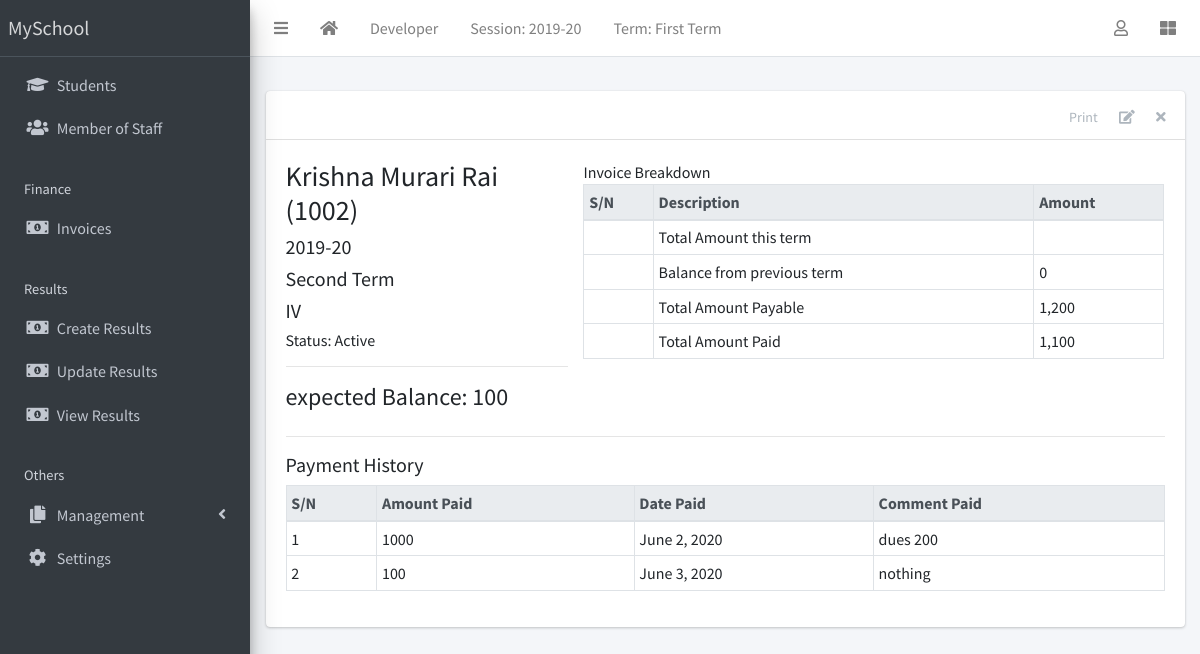
Screenshot of /finance/5/detail/ (signed in) with the database file from the repository.
### corecode/models.py (models this page shows)
class AcademicSession(models.Model):
    name = models.CharField(max_length=200,unique=True)
    current = models.BooleanField()
    class Meta:
        ordering = ['-name']
    def __str__(self):
        return self.name

class AcademicTerm(models.Model):
    name = models.CharField(max_length=20,unique=True)
    current = models.BooleanField()
    class Meta:
        ordering = ['name']
    def __str__(self):
        return self.name

class StudentClass(models.Model):
    name = models.CharField(max_length=200, unique=True)
    class Meta:
        verbose_name = "Class"
        verbose_name_plural = 'Classes'
        ordering = ['name']
    def __str__(self):
        return self.name

### finance/models.py (models this page shows, shortened)
class Invoice(models.Model):
    student = models.ForeignKey(Student, on_delete=models.CASCADE)
    session = models.ForeignKey(AcademicSession,on_delete=models.CASCADE)
    term = models.ForeignKey(AcademicTerm, on_delete=models.CASCADE)
    class_for = models.ForeignKey(StudentClass, on_delete=models.CASCADE)
    balance_from_previous_term = models.IntegerField(default=0)
    status = models.CharField(max_length=20,choices=[('active','Active'),('closed','Closed')],default='active')
    class Meta:
        ordering = ['student','term']
    def __str__(self):
        return f'{self.student}'
    def balance(self):
        payable = self.total_amount_payable()
        paid = self.total_amount_paid()
        return payable-paid
    def amount_payable(self):
        items = InvoiceItem.objects.filter(invoice=self)
        total = 0
        for item in items:
            total += item.amount
        return total
    def total_amount_payable(self):
        return self.balance_from_previous_term + self.amount_payable()
    def total_amount_paid(self):
        receipts = Receipt.objects.filter(invoice=self)
        amount = 0
        for receipt in receipts:
            amount += receipt.amount_paid
        return amount

class InvoiceItem(models.Model):
    invoice = models.ForeignKey(Invoice,on_delete=models.CASCADE)
    description = models.CharField(max_length=200)
    amount = models.IntegerField()

class Receipt(models.Model):
    invoice = models.ForeignKey(Invoice, on_delete=models.CASCADE)
    amount_paid = models.IntegerField()
    date_paid = models.DateField(default=timezone.now)
    comment = models.CharField(max_length=200,blank=True)

### students/models.py (models this page shows, shortened)
class Student(models.Model):
    STATUS = [
        ('active','Active'),
        ('inactive','Inactive')
    ]
    GENDER = [
        ('male','Male'),
        ('female','Female')
    ]
    current_status = models.CharField(max_length=10,default='active',choices=STATUS)
    registration_number =models.CharField(max_length=200,unique=True)
    surname = models.CharField(max_length=200,blank=True)
    firstname = models.CharField(max_length=200)
    other_name = models.CharField(max_length=200,blank=True)
    gender = models.CharField(max_length=10,choices=GENDER,default='male')
    date_of_birth = models.DateField(default=timezone.now)
    current_class = models.ForeignKey(StudentClass,on_delete=models.SET_NULL,blank=True,null=True)
    date_of_admission = models.DateField(default=timezone.now)
    parent_mobile_number = models.CharField(max_length=15,blank=True)
    address = models.TextField(blank=True)
    others = models.TextField(blank=True)
    passport = models.ImageField(blank=True,upload_to='Students/passports/')
    class Meta:
        ordering = ['surname','firstname','other_name']
    def __str__(self):
        return f'{self.surname} {self.firstname} {self.other_name} ({self.registration_number})'

### finance/views.py (the view)
# urls.py: path('<int:pk>/detail/',InvoiceDetailView.as_view(),name='invoice-detail'),
class InvoiceDetailView(LoginRequiredMixin,DetailView):
    model = Invoice
    fields ='__all__'
    def get_context_data(self, **kwargs):
        context = super(InvoiceDetailView,self).get_context_data(**kwargs)
        context['receipts'] = Receipt.objects.filter(invoice=self.object)
        context['item'] = InvoiceItem.objects.filter(invoice=self.object)
        return context

### corecode/context_processors.py (called while the page is built)
def site_defaults(request):
    current_session = AcademicSession.objects.get(current=True)
    current_term = AcademicTerm.objects.get(current=True)
    vals = SiteConfig.objects.all()
    contexts ={
        'current_session':current_session.name,
        'current_term':current_term.name
    }
    for val in vals:
        contexts[val.key] = val.value
    return contexts

### finance/templates/finance/invoice_detail.html (shortened to what this page needs)
{% extends 'corecode/base.html' %}
{% load humanize %}
{% block content-header %}
  <div class="card-header">
    <div class="card-tools">
      <a href="#" class="btn btn-tool">Print</a>
      <a href="{% url 'invoice-update' object.id %}" class="btn btn-tool"><i class="fas fa-edit"></i></a>
      <a href="{% url 'invoice-delete' object.id %}" class="btn btn-tool"><i class="fas fa-times"></i></a>
    </div>
  </div>
{% endblock content-header %}
{% block content %}
  <div class="row">
    <div class="col-sm-4">
      <h3>{{ object }}</h3>
      <h5> {{ object.session }}</h5>
      <h5>{{ object.term }}</h5>
      <h5>{{ object.class_for }}</h5>
      <h6>Status: {{ object.get_status_display }}</h6>
      <hr>
      <div>
      <h4>expected Balance: {{object.balance| intcomma }}</h4>
      </div>
    </div>
    <div class="col-sm-8">
      <table class="table table-sm table-bordered">
        Invoice Breakdown <br>
        <thead class="thead-light">
          <tr>
            <th>S/N</th>
            <th>Description</th>
            <th>Amount</th>
          </tr>
        </thead>
        <tfoot>
          <tr>
            <td></td>
            <td>Total Amount this term</td>
            <td>{{ objects.amount_payable | intcomma }}</td>
          </tr>
          <tr>
            <td></td>
            <td>Balance from previous term</td>
            <td>{{ object.balance_from_previous_term | intcomma }}</td>
          </tr>
          <tr>
            <td></td>
            <td>Total Amount Payable</td>
            <td>{{ object.total_amount_payable |intcomma}}</td>
          </tr>
          <tr>
            <td></td>
            <td>Total Amount Paid</td>
            <td>{{ object.total_amount_paid | intcomma }}</td>
          </tr>
        </tfoot>
      </table>
    </div>
  </div>
  <hr>
  <h5>Payment History</h5>
  <table class="table table-bordered table-sm">
    <thead class="thead-light">
      <tr>
        <th>S/N</th>
        <th>Amount Paid</th>
        <th>Date Paid</th>
        <th>Comment Paid</th>
      </tr>
    </thead>
    <tbody>
      {% for receipt in receipts %}
      <tr>
        <td>{{ forloop.counter }}</td>
        <td>{{ receipt.amount_paid }}</td>
        <td>{{ receipt.date_paid }}</td>
        <td>{{ receipt.comment }}</td>
      </tr>
      {% endfor %}
    </tbody>
  </table>
{% endblock content %}

### corecode/templates/corecode/base.html (shortened to what this page needs)
{% load static %}
<!DOCTYPE html>
<html lang="en" dir="ltr">
  <head>
    <link href="https://stackpath.bootstrapcdn.com/bootstrap/4.5.0/css/bootstrap.min.css" rel="stylesheet">
    <link rel="stylesheet" href="{% static 'plugins/fontawesome-free/css/all.min.css' %}">
<link rel="stylesheet" href="{% static 'plugins/toastr/toastr.min.css' %}">
<link rel="stylesheet"
  href="{% static 'plugins/overlayScrollbars/css/OverlayScrollbars.min.css' %}">
<link rel="stylesheet" href="{% static 'plugins/DataTables/datatables.min.css' %}" />
<link rel="stylesheet" href="{% static 'dist/css/adminlte.min.css' %}">
  </head>
  <body class="hold-transition sidebar-mini layout-fixed layout-navbar-fixed layout-footer-fixed">
      <div class="wrapper">
        <nav class="main-header navbar navbar-expand navbar-white navbar-light">
          <ul class="navbar-nav">
            <li class="nav-item">
              <a class="nav-link" href="#" data-widget="pushmenu" role="button"><i class="fas fa-bars"></i></a>
            </li>
            <li class="nav-item d-none d-sm-inline-block">
              <a href="{% url 'home' %}" class="nav-link"><i class="fa fa-home"></i></a>
            </li>
            <li class="nav-item d-none d-sm-inline-block">
              <a href="{% url 'developer' %}" class="nav-link">Developer</a>
            </li>
            <li class="nav-item d-none d-sm-inline-block">
              <a href="{% url 'current-session'%}" class="nav-link">Session: {{current_session}}</a>
            </li>
            <li class="nav-item d-none d-sm-inline-block">
              <a href="{% url 'current-session' %}" class="nav-link">Term: {{current_term}}</a>
            </li>
          </ul>
          <ul class="navbar-nav ml-auto">
            <li class="nav-item dropdown">
              <a href="#" class="nav-link" data-toggle="dropdown">
                <i class="far fa-user"></i>
              </a>
            </li>
            <li class="nav-item">
              <a href="#" class="nav-link" data-widget="control-sidebar" data-side="true"
              role="button"><i class="fas fa-th-large"></i></a>
            </li>
          </ul>
        </nav>
        <aside class="main-sidebar sidebar-dark-primary elevation-4">
          <a href="#" class="brand-link">{{ school_name | default:"MySchool"}}</a>
          <div class="sidebar">
            <nav class="mt-2">
              <ul class="nav nav-pills nav-sidebar flex-column" data-widget="treeview" role="menu" data-accordion="false">
                <li class="nav-item">
                  <a href="{% url 'student-list' %}" class="nav-link">
                    <i class="nav-icon fas fa-graduation-cap"></i>
                    <p>Students</p>
                    </a>
                </li>
                <li class="nav-item">
                  <a href="{% url 'staff-list' %}" class="nav-link">
                    <i class="nav-icon fas fa-users"></i>
                    <p>Member of Staff</p>
                    </a>
                </li>
                <li class="nav-header">Finance</li>
                  <li class="nav-item">
                    <a href="{% url 'invoice-list' %}" class="nav-link">
                      <i class="nav-icon fas fa-money-bill-alt"></i>
                      <p>Invoices</p>
                      </a>
                  </li>
                  <li class="nav-header">Results</li>
                    <li class="nav-item">
                      <a href="{% url 'create-result' %}" class="nav-link">
                        <i class="nav-icon fas fa-money-bill-alt"></i>
                        <p>Create Results</p>
                        </a>
                    </li>
                    <li class="nav-item">
                      <a href="{% url 'edit-results' %}" class="nav-link">
                        <i class="nav-icon fas fa-money-bill-alt"></i>
                        <p>Update Results</p>
                        </a>
                    </li>
                    <li class="nav-item">
                      <a href="{% url 'view-results' %}" class="nav-link">
                        <i class="nav-icon fas fa-money-bill-alt"></i>
                        <p>View Results</p>
                        </a>
                    </li>
                    <li class="nav-header">Others</li>
                      <li class="nav-item has-treeview">
                        <a href="#" class="nav-link">
                          <i class="nav-icon fas fa-copy"></i>
                          <p>Management</p>
                          <i class="fas fa-angle-left right"></i>
                          </a>
                      </li>
                      <li class="nav-item">
                        <a href="{% url 'configs' %}" class="nav-link">
                          <i class="nav-icon fas fa-cog"></i>
                          <p>
                            Settings
                          </p>
                        </a>
                      </li>
                    </ul>
                  </nav>
                </div>
              </aside>
                <div class="content-wrapper">
                  <section class="content-header">
                  </section>
                  <section class="content">
                    <div class="container-fluid">
                      <div class="row">
                        <div class="col-md-12">
                          {% block fullcard %}
                          <div class="card">
                            {% block content-header %}{% endblock content-header %}
                            <div class="card-body">
                              <div class="row">
                                <div class="col">
                                  {% block content %}
                                  {% endblock content %}
                                </div>
                              </div>
                            </div>
                          </div>
                          {% endblock fullcard %}
                        </div>
                      </div>
                    </div>
                  </section>
                </div>
              </div>
            </body>
            </html>

### rows the page displays
AcademicSession: name "2019-20"
AcademicTerm: name "First Term"
Invoice: student.registration_number "Krishna Murari Rai (1002)", session "2019-20", term "Second Term", class_for "IV", status "Active", balance "100", balance_from_previous_term "0", total_amount_payable "1,200", total_amount_paid "1,100"
Receipt: amount_paid "1000", date_paid "June 2, 2020", comment "dues 200"
Receipt: amount_paid "100", date_paid "June 3, 2020", comment "nothing"

### other values shown
{{ school_name | default:"MySchool" }} "MySchool"
